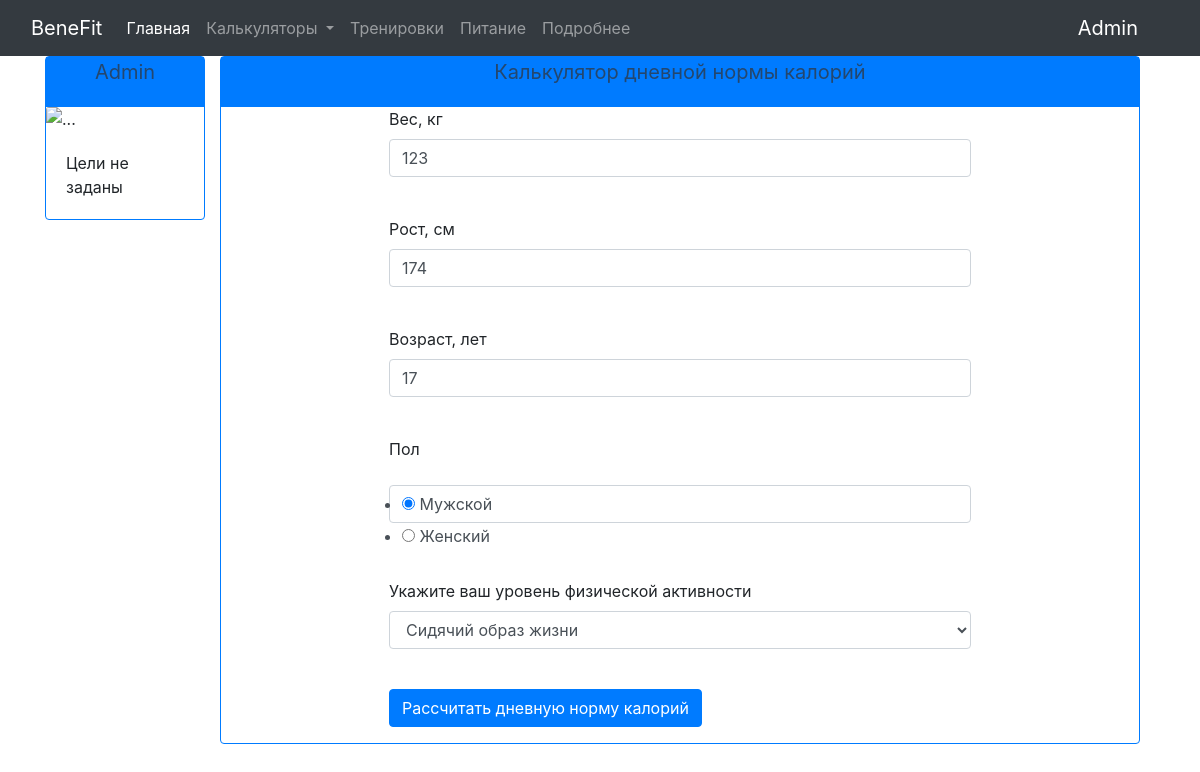
Page /calculators/calories (signed in) on the earlier database version.
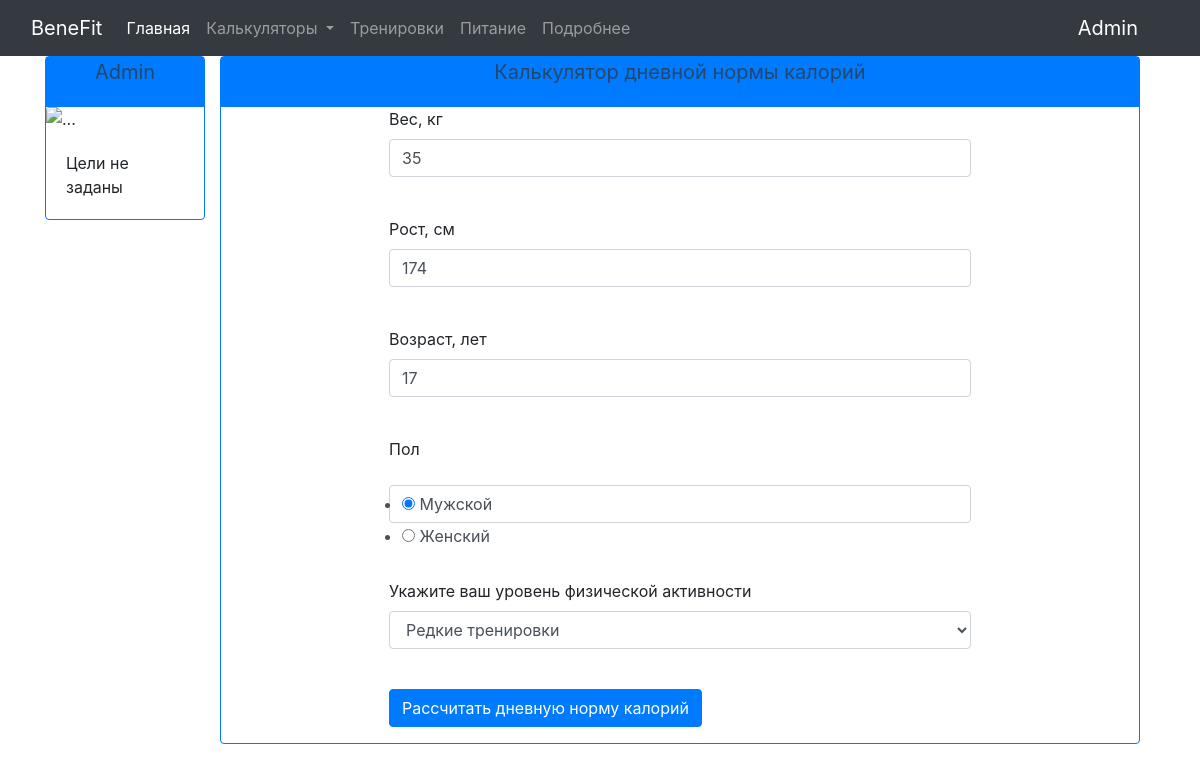
Same page on the later database version.
### data/user_inputs.py (models this page shows)
class User_inputs(SqlAlchemyBase, UserMixin):
    __tablename__ = 'user_inputs'
    user_id = sqlalchemy.Column(sqlalchemy.Integer,
                                sqlalchemy.ForeignKey("user_login.id"),
                                primary_key=True, autoincrement=True, nullable=True)
    height = sqlalchemy.Column(sqlalchemy.Integer, nullable=True)
    weight = sqlalchemy.Column(sqlalchemy.Integer, nullable=True)
    age = sqlalchemy.Column(sqlalchemy.Integer, nullable=True)
    gender = sqlalchemy.Column(sqlalchemy.String, nullable=True)
    activity = sqlalchemy.Column(sqlalchemy.Integer, nullable=True)
    wrists = sqlalchemy.Column(sqlalchemy.Integer, nullable=True)
    waist = sqlalchemy.Column(sqlalchemy.Integer, nullable=True)
    neck = sqlalchemy.Column(sqlalchemy.Integer, nullable=True)
    hip = sqlalchemy.Column(sqlalchemy.Integer, nullable=True)
    user_login = orm.relation('User_login')

### main.py (the view, shortened to what this page needs)
@app.route("/calculators/calories", methods=['GET', "POST"])
def calories_calculator_page():
    form = CalorieCalculatorForm()
    if current_user.is_authenticated:
        db_sess = db_session.create_session()
        current_user_inputs = db_sess.query(User_inputs).filter(
            User_inputs.user_id == current_user.id).first()
        form.weight.data = current_user_inputs.weight
        form.height.data = current_user_inputs.height
        form.age.data = current_user_inputs.age
        form.gender.data = current_user_inputs.gender
        form.activity.data = str(current_user_inputs.activity)
    return render_template("calories_calculator.html",
                           title='Калькулятор дневной нормы калорий', form=form)

### forms/calorie_calculator_form.py
class CalorieCalculatorForm(FlaskForm):
    weight = IntegerField('Вес, кг', validators=[DataRequired()])
    height = IntegerField('Рост, см', validators=[DataRequired()])
    age = IntegerField('Возраст, лет', validators=[DataRequired()])
    gender = RadioField('Пол', choices=['Мужской', 'Женский'])
    activity = SelectField(u'Укажите ваш уровень физической активности',
                           choices=[(0, 'Сидячий образ жизни'),
                                    (1, 'Редкие тренировки'),
                                    (2, 'Тренировки 3 - 4 раза в неделю'),
                                    (3, 'Тренировки 5 - 6 раз в неделю'),
                                    (4, 'Ежедневные интенсивные тренировки')],
                           validators=[DataRequired()])
    submit = SubmitField('Рассчитать дневную норму калорий')

### data/db_session.py (called while the page is built)
def create_session() -> Session:
    global __factory
    return __factory()

### main.py (called while the page is built)
@login_manager.user_loader
def load_user(user_id):
    db_sess = db_session.create_session()
    return db_sess.query(User_login).get(user_id)

### templates/calories_calculator.html (shortened to what this page needs)
{% extends "calculator_template.html" %}
{% block calculator_content %}
        	<p>
        	    {{ form.weight.label }}<br>
        	    {{ form.weight(class="form-control", type="number", min='20', max='500')}}<br>
        	</p>
          <p>
              {{ form.height.label }}<br>
              {{ form.height(class="form-control", type="number", min='60', max='250')}}<br>
          </p>
          <p>
              {{ form.age.label }}<br>
              {{ form.age(class="form-control", type="number", min='14', max='130') }}<br>
          </p>
          <p>
              {{ form.gender.label }}<br>
              {{ form.gender(class="form-control", type="string") }}<br>
          </p>
          <p>
              {{ form.activity.label }}<br>
              {{ form.activity(class="form-control", type="select") }}<br>
          </p>
        	<p>{{ form.submit(type="submit", class="btn btn-primary") }}</p>
{% endblock %}

Differences in the rows shown:
changed User_inputs "☑ Мужской ☐ Женский": weight "123" → "35"; activity "Сидячий образ жизни" → "Редкие тренировки"
